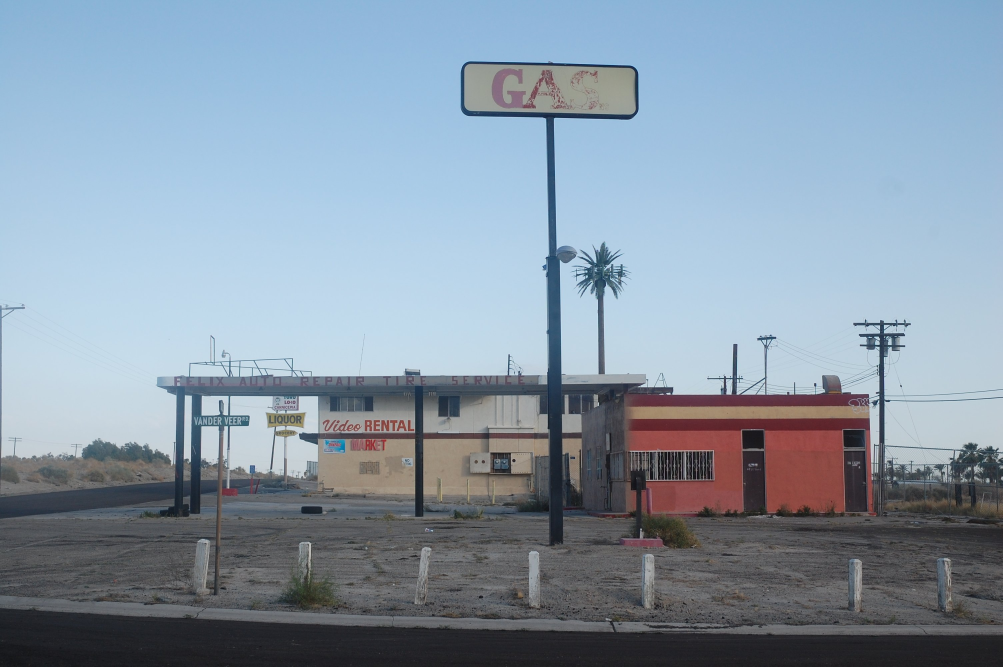
#> input picture py3mmscyops2/DATA/felix_auto.jpeg, 3008 x 2000 px (shown at 1/3 size)
$ python pil_filter.py
#> lines starting #> are read from the running program, lines starting #| are printed output that depends on the picture
#!/usr/bin/env python
from PIL import Image, ImageFilter, ImageEnhance  # <1>

SMALLSIZE = 240,160  # <2>
im = Image.open('../DATA/felix_auto.jpeg')
#> im is the input picture: PIL image 3008x2000 RGB; mean R, G, B 135.5, 151.8, 167.2
im_small = im.resize(SMALLSIZE)  # <3>
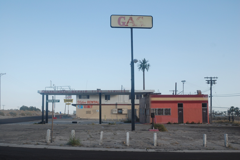
#> im_small: PIL image 240x160 RGB; mean R, G, B 135.5, 151.8, 167.2

im_emboss = im_small.filter(ImageFilter.EMBOSS)  # <4>
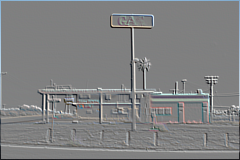
#> im_emboss: PIL image 240x160 RGB; mean R, G, B 128.2, 128.8, 129.4
im_emboss.save('felix_auto_emboss.jpg')  # <5>

im_blur = im_small.filter(ImageFilter.BLUR)  # <6>
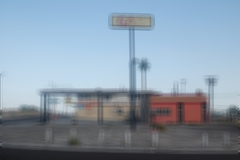
#> im_blur: PIL image 240x160 RGB; mean R, G, B 135.5, 151.8, 167.2
im_blur.save('felix_auto_blur.jpg')

enh_bright = ImageEnhance.Brightness(im_small)
im_bright = enh_bright.enhance(2.5)
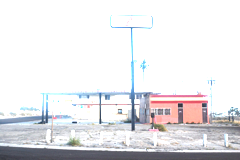
#> im_bright: PIL image 240x160 RGB; mean R, G, B 230.4, 229.7, 232.2
im_bright.save('felix_auto_bright.jpg')

enh_lowcontrast = ImageEnhance.Contrast(im_small)
im_lowcontrast = enh_bright.enhance(.5)
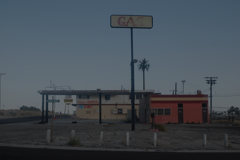
#> im_lowcontrast: PIL image 240x160 RGB; mean R, G, B 67.5, 75.6, 83.3
im_lowcontrast.save('felix_auto_lowcontrast.jpg')

$ run again, with py3mmscyops2/DATA/salad.jpeg copied over py3mmscyops2/DATA/felix_auto.jpeg
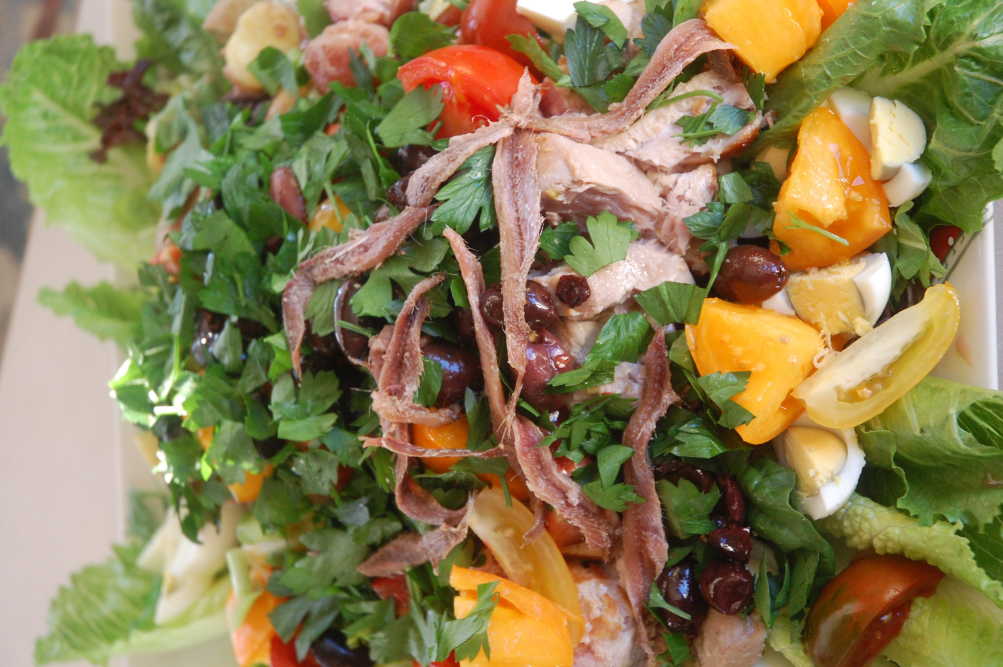
#> input picture py3mmscyops2/DATA/salad.jpeg, 3008 x 2000 px (shown at 1/3 size)
#> im is the input picture: PIL image 3008x2000 RGB; mean R, G, B 139.1, 126.2, 82
#> `im_bright = enh_bright.enhance(2.5)`:
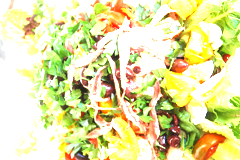
#> im_bright: PIL image 240x160 RGB; mean R, G, B 227.4, 224.3, 163.2
#> `im_lowcontrast = enh_bright.enhance(.5)`:
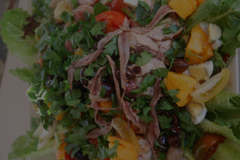
#> im_lowcontrast: PIL image 240x160 RGB; mean R, G, B 69.3, 62.8, 40.7
